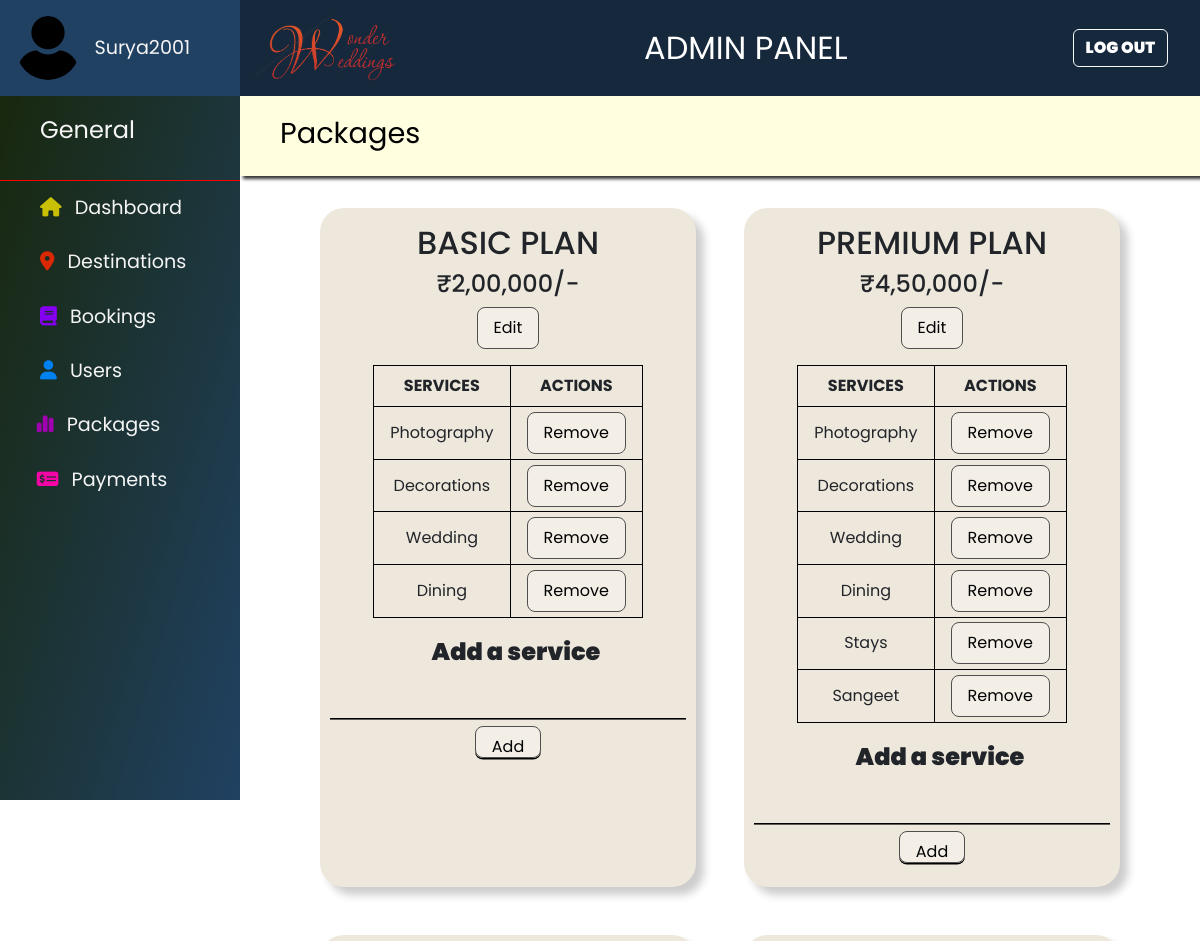
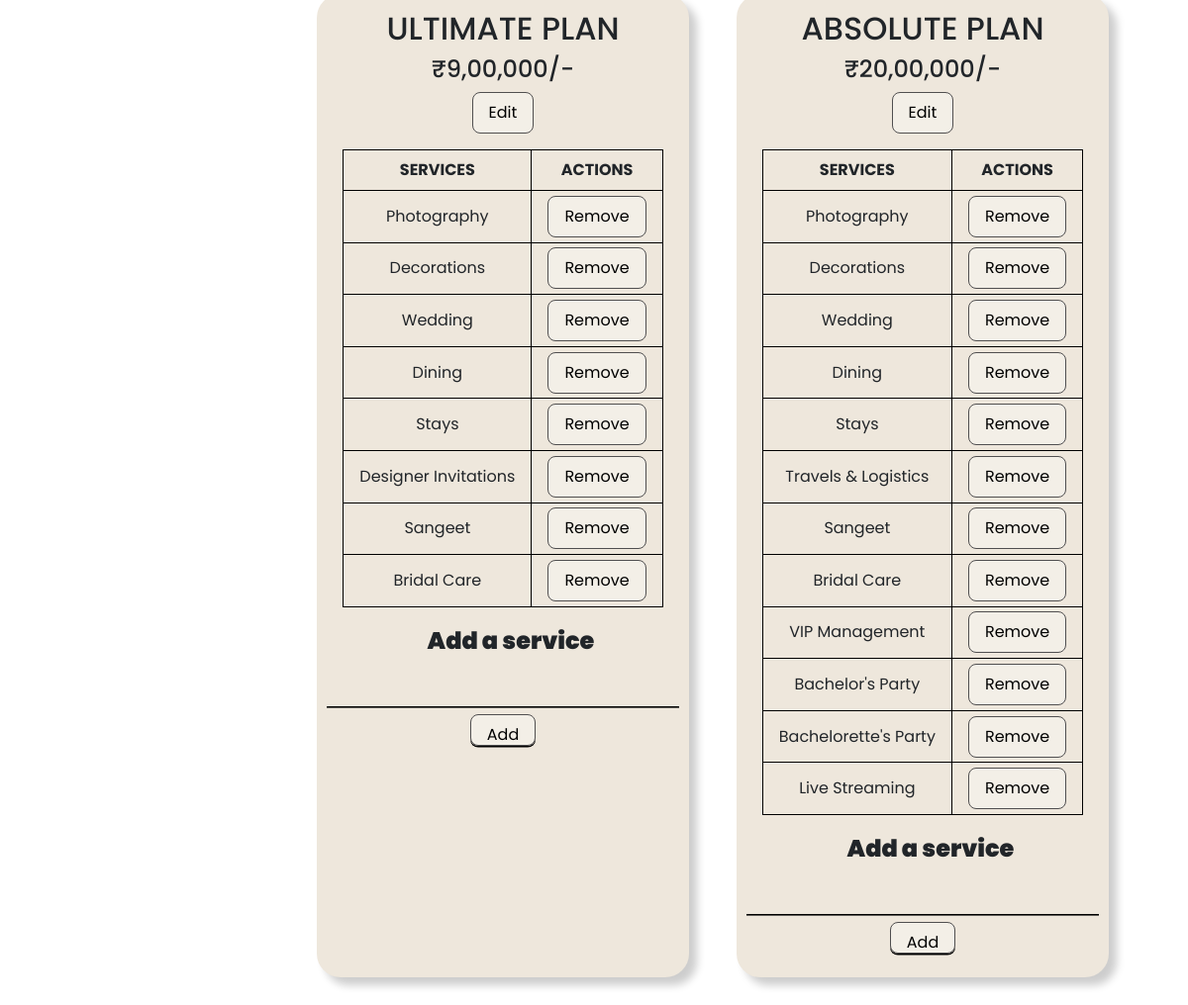
Screenshot of /admin/packages.php (signed in) with the database file from the repository (2 pictures, top to bottom).
### tables this page shows
CREATE TABLE `packages` (
  `id` tinyint(4) DEFAULT NULL,
  `services` varchar(40) DEFAULT NULL
);

### admin/packages.php (the view, shortened to what this page needs)
<?php
    include("../include/db_connect.php");
    $price = array();
    $query = "select * from pricing";
    $result = mysqli_query($conn,$query);
    while($row = mysqli_fetch_assoc($result)){
        $price[$row['plan']] = preg_replace("/(\d+?)(?=(\d\d)+(\d)(?!\d))(\.\d+)?/i", "$1,", $row['price']);
    }
?>
<!DOCTYPE html>
<html lang="en">
<head>
    <?php include("include/head_links.php"); ?>
</head>
<body>
    <div class="cont">
        <?php include("include/dash_design.php"); ?>
        <section class="admin-section">
            <?php include("include/header.php"); ?>
            <div class="title">
                <p>packages</p>
            </div>
            <div class="package-body">
                <div class="box">
                    <h3>basic plan</h3>
                    <div class="price">
                        <h4>₹<?=$price['basic']?>/- </h4>
                        <button class="button edit" name="edit1" id="1">edit</button>
                    </div>
                    <table>
                        <tr>
                            <th>services</th>
                            <th>actions</th>
                        </tr>
                        <?php
                            $query = "select * from packages where id=1";
                            $res = mysqli_query($conn,$query);
                            while($rows = mysqli_fetch_assoc($res)){
                                echo '
                                <tr>
                                    <td>'. $rows['services'] .'</td>
                                    <td><button class="button remove" id="'. $rows['id'] .'">remove</button></td>
                                </tr>
                                ';
                            }
                        ?>
                    </table>
                    <form action="pricing.php" method="post">
                        <p>Add a service</p>
                        <input type="text" name="service" class="service-input" required />
                        <input type="submit" name="add1" class="button add" value="add" />
                    </form>
                </div>
                <div class="box">
                    <h3>premium plan</h3>
                    <div class="price">
                        <h4>₹<?=$price['premium']?>/- </h4>
                        <button class="button edit" name="edit" id="2">edit</button>
                    </div>
                    <table>
                        <tr>
                            <th>services</th>
                            <th>actions</th>
                        </tr>
                        <?php
                            $query = "select * from packages where id=2";
                            $res = mysqli_query($conn,$query);
                            while($rows = mysqli_fetch_assoc($res)){
                                echo '
                                <tr>
                                    <td>'. $rows['services'] .'</td>
                                    <td><button class="button remove" id="'. $rows['id'] .'">remove</button></td>
                                </tr>
                                ';
                            }
                        ?>
                    </table>
                    <form action="" method="post">
                        <p>Add a service</p>
                        <input type="text" name="service" class="service-input" required />
                        <input type="submit" name="add2" class="button add" value="add" />
                    </form>
                </div>
                <div class="box">
                    <h3>ultimate plan</h3>
                    <div class="price">
                        <h4>₹<?=$price['ultimate']?>/- </h4>
                        <button class="button edit" name="edit" id="3">edit</button>
                    </div>
                    <table>
                        <tr>
                            <th>services</th>
                            <th>actions</th>
                        </tr>
                        <?php
                            $query = "select * from packages where id=3";
                            $res = mysqli_query($conn,$query);
                            while($rows = mysqli_fetch_assoc($res)){
                                echo '
                                <tr>
                                    <td>'. $rows['services'] .'</td>
                                    <td><button class="button remove" id="'. $rows['id'] .'">remove</button></td>
                                </tr>
                                ';
                            }
                        ?>
                    </table>
                    <form action="" method="post">
                        <p>Add a service</p>
                        <input type="text" name="service" class="service-input" required />
                        <input type="submit" name="add3" class="button add" value="add" />
                    </form>
                </div>
                <div class="box">
                    <h3>absolute plan</h3>
                    <div class="price">
                        <h4>₹<?=$price['absolute']?>/- </h4>
                        <button class="button edit" name="edit" id="4">edit</button>
                    </div>
                    <table>
                        <tr>
                            <th>services</th>
                            <th>actions</th>
                        </tr>
                        <?php
                            $query = "select * from packages where id=4";
                            $res = mysqli_query($conn,$query);
                            while($rows = mysqli_fetch_assoc($res)){
                                echo '
                                <tr>
                                    <td>'. $rows['services'] .'</td>
                                    <td><button class="button remove" id="'. $rows['id'] .'">remove</button></td>
                                </tr>
                                ';
                            }
                        ?>
                    </table>
                    <form action="" method="post">
                        <p>Add a service</p>
                        <input type="text" name="service" class="service-input" required />
                        <input type="submit" name="add4" class="button add" value="add" />
                    </form>
                </div>
            </div>
        </section>
    </div>
</body>
</html>

### admin/include/head_links.php (style rules this page uses)
* { padding:0; margin:0; box-sizing: border-box; font-family: 'Poppins', sans-serif; border:none; text-decoration: none; outline:none; }
:root { --white:#fff; --pure-black:#000; --black: rgb(80, 79, 80); --blue:rgb(0, 87, 183); --red:rgb(182, 21, 0); --header-blue:rgb(22, 40, 60); --transparent-white:rgba(255,255,255,.3); --transparent-black:rgba(0,0,0,.6); --border:.1rem solid var(--black); --box-shadow: .5rem .5rem .5rem rgba(0,0,0,0.2); --box-shadow-ultra: 1rem 1rem 1rem rgba(0,0,0,0.2); --brownish:rgb(173, 150, 80); --green:rgb(21, 115, 71); }
.button { display: inline-block; padding:.5rem 1rem; border:var(--border); background: var(--transparent-white); color:var(--pure-black); border-radius: .5rem; font-size:1rem; user-select: none; text-decoration: none; text-transform: capitalize; }
.cont { display:flex; flex-direction: row; }
.title { color:whitesmoke; padding: 1rem 0 ; font-size: 1.5rem; border-bottom: .1rem solid red; }
.title p { text-transform: capitalize; padding-left: 2.5rem; }
.admin-section { margin-left: 20%; width:80%; min-height: 100vh; }
.admin-section .title { border-bottom: none; background-color: lightyellow; height:5rem; box-shadow: .2rem .2rem .2rem rgba(0, 0, 0, 0.8); }
.admin-section .title p { color:black; font-size: 1.8rem; user-select: none; }
input { height: 2rem; background: transparent; box-shadow: 0 .1rem 0 0 var(--pure-black); outline: none; font-size: 1rem; color:var(--pure-black); padding: 0 35px 0 5px; margin-bottom: .5rem; }
.package-body { padding: 2rem 5rem; display:grid; grid-template-columns: repeat(auto-fit,minmax(21rem,1fr)); gap:3rem; }
.package-body .box { background-color: #eee7dc; display:block; text-align: center; border-radius: 1.5rem; padding: 1rem 0; box-shadow: var(--box-shadow); }
.package-body .box h3 { text-transform: uppercase; font-size:2rem; text-align: center; }
.package-body .box table { margin:auto; margin-top: 1rem; }
.package-body .box table th { text-transform: uppercase; padding:.5rem; border:.1rem solid black; }
.package-body .box table td { padding:.3rem 1rem; border:.1rem solid black; }
.package-body .box form p { font-size: 1.5rem; font-weight: 900; text-align: center; margin: 1rem 0 1rem 1rem; }
.package-body .box form .service-input { height: 2rem; background: transparent; box-shadow: 0 .1rem 0 0 var(--pure-black); outline: none; font-size: 1rem; color:var(--pure-black); padding: 0 35px 0 5px; }

### rows the page displays
packages: services "Photography"
packages: services "Decorations"
packages: services "Wedding"
packages: services "Dining"
packages: services "Photography"
packages: services "Decorations"
packages: services "Wedding"
packages: services "Dining"
packages: services "Stays"
packages: services "Sangeet"
packages: services "Photography"
packages: services "Decorations"
packages: services "Wedding"
packages: services "Dining"
packages: services "Stays"
packages: services "Designer Invitations"
packages: services "Sangeet"
packages: services "Bridal Care"
packages: services "Photography"
packages: services "Decorations"
packages: services "Wedding"
packages: services "Dining"
packages: services "Stays"
packages: services "Travels & Logistics"
packages: services "Sangeet"
packages: services "Bridal Care"
packages: services "VIP Management"
packages: services "Bachelor's Party"
packages: services "Bachelorette's Party"
packages: services "Live Streaming"

### other values shown
$_SESSION['AdminLoginId'] "Surya2001"
$price['basic'] "2,00,000"
$price['premium'] "4,50,000"
$price['ultimate'] "9,00,000"
$price['absolute'] "20,00,000"
